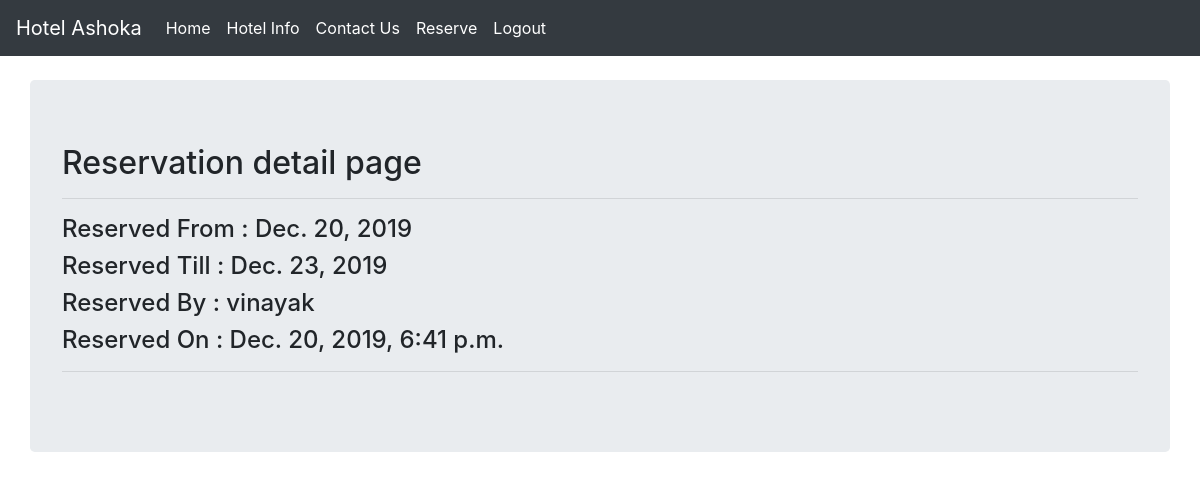
/reservation/by/vinayak/2/ (signed in), run on the app's committed database.
### reservation/models.py (models this page shows, shortened)
class Reserve(models.Model):
     name = models.ForeignKey(User, related_name="reserve", on_delete=models.CASCADE)
     booked_on = models.DateTimeField(default=timezone.now)
     check_in_date = models.DateField(blank=True, null=True)
     check_out_date= models.DateField(blank=True, null=True)

### reservation/views.py (the view)
# urls.py: url(r"by/(?P<username>[-\w]+)/(?P<pk>\d+)/$", views.ReserveDetail.as_view(), name="detail"),
class ReserveDetail(LoginRequiredMixin,DetailView):
    template_name = 'reservation/reserve_detail.html'
    model = Reserve
    def get_queryset(self):
        queryset = super().get_queryset()
        return queryset.filter(name__username__iexact=self.kwargs.get("username"))

### reservation/templates/reservation/reserve_detail.html (shortened to what this page needs)
{% extends "base.html" %}
{% load bootstrap4 %}
{% block content %}
{% load tz %}
    <h2>Reservation detail page</h2>
    <hr>
    <h4> Reserved From : {{reserve.check_in_date}} </h4>
    <h4> Reserved Till : {{reserve.check_out_date}} </h4>
    <h4> Reserved By : {{reserve.name}} </h4>
    <h4> Reserved On : {{reserve.booked_on}} </h4>
<hr>
{% now "N j Y" as today %}
{% endblock %}

### data on the page
Reserve: check_in_date "Dec. 20, 2019", check_out_date "Dec. 23, 2019", name "vinayak", booked_on "Dec. 20, 2019, 6:41 p.m."
